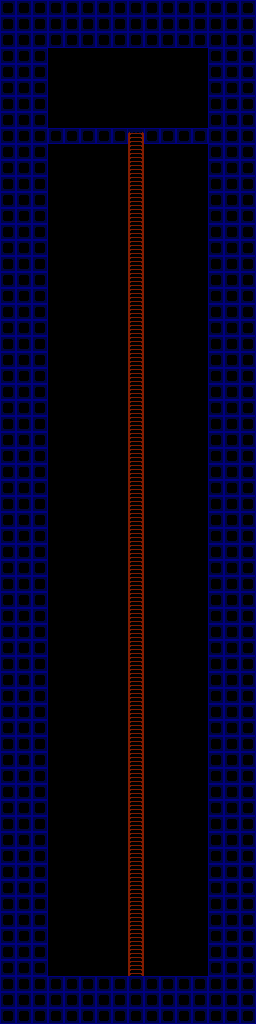

Below is a game level as drawn by its tile map, then a one-line description and the .tmx that defines it (tile-layer data replaced by summaries):
An orthogonal 16x64 tile map with 16x16 px tiles, 5 tile layers (ladder, one_way_block, water, needle, ...).

<map version="1.10" tiledversion="1.12.1-8-g449813058" orientation="orthogonal" renderorder="right-down" width="16" height="64" tilewidth="16" tileheight="16" infinite="0" nextlayerid="7" nextobjectid="1">
 <tileset firstgid="1" source="../../tileset/tileset_map_element.tsx" />
 <layer id="1" name="ladder" width="16" height="64">
  <data>[1024 cells, 53 non-empty, 1 distinct tile ids]</data>
 </layer>
 <layer id="6" name="one_way_block" width="16" height="64">
  <data>[1024 cells, 1 non-empty, 1 distinct tile ids]</data>
 </layer>
 <layer id="4" name="water" width="16" height="64">
  <data>[1024 cells, 0 non-empty, 0 distinct tile ids]</data>
 </layer>
 <layer id="3" name="needle" width="16" height="64">
  <data>[1024 cells, 0 non-empty, 0 distinct tile ids]</data>
 </layer>
 <layer id="5" name="block" width="16" height="64">
  <data>[1024 cells, 453 non-empty, 1 distinct tile ids]</data>
 </layer>
</map>
